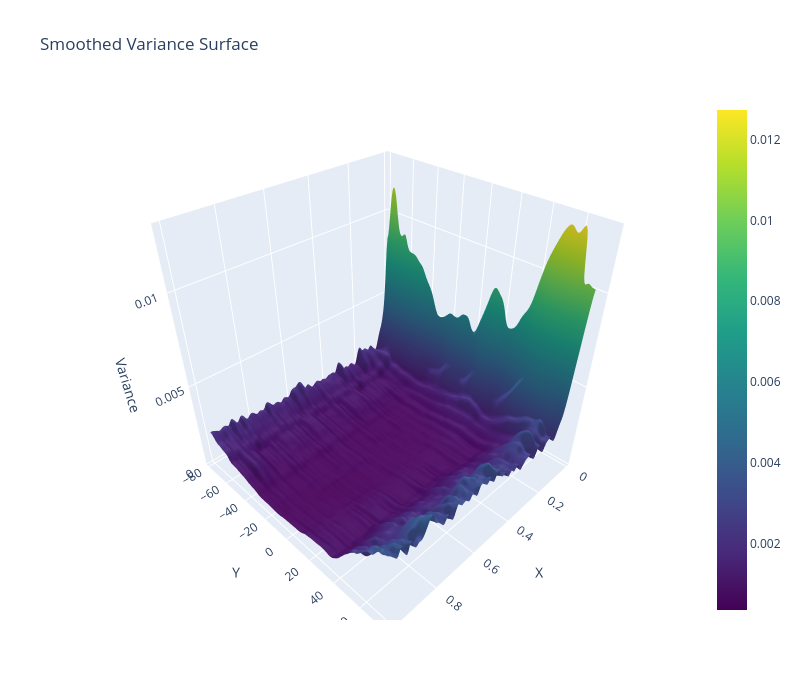

Notebook source saved alongside this figure:
### Code cell
import plotly.graph_objects as go
import numpy as np

# Xi, Yi, var_smooth from your smooth_variance_scattered function
# If you want standard deviation instead, use np.sqrt(var_smooth)

fig = go.Figure(data=[go.Surface(
    z=std_hat,
    x=Xi,
    y=Yi,
    colorscale='Viridis'
)])

fig.update_layout(
    title='Smoothed Variance Surface',
    scene=dict(
        xaxis_title='X',
        yaxis_title='Y',
        zaxis_title='Variance'
    ),
    autosize=True,
    width=800,
    height=700,
)

fig.show()

### Figure 1 — Plotly figure (JSON) as saved in the notebook; plotly's stock layout.template omitted (floating-point values rounded to 4 significant figures; data arrays with more than 128 entries replaced by an {"elided": "..."} marker saying what was removed)
{"data": [{"colorscale": [[0, "#440154"], [0.1111, "#482878"], [0.2222, "#3e4989"], [0.3333, "#31688e"], [0.4444, "#26828e"], [0.5556, "#1f9e89"], [0.6667, "#35b779"], [0.7778, "#6ece58"], [0.8889, "#b5de2b"], [1, "#fde725"]], "type": "surface", "x": {"elided": "199x199 float values"}, "y": {"elided": "199x199 float values"}, "z": {"elided": "199x199 float values"}}], "layout": {"autosize": true, "height": 700, "scene": {"xaxis": {"title": {"text": "X"}}, "yaxis": {"title": {"text": "Y"}}, "zaxis": {"title": {"text": "Variance"}}}, "title": {"text": "Smoothed Variance Surface"}, "width": 800}}
